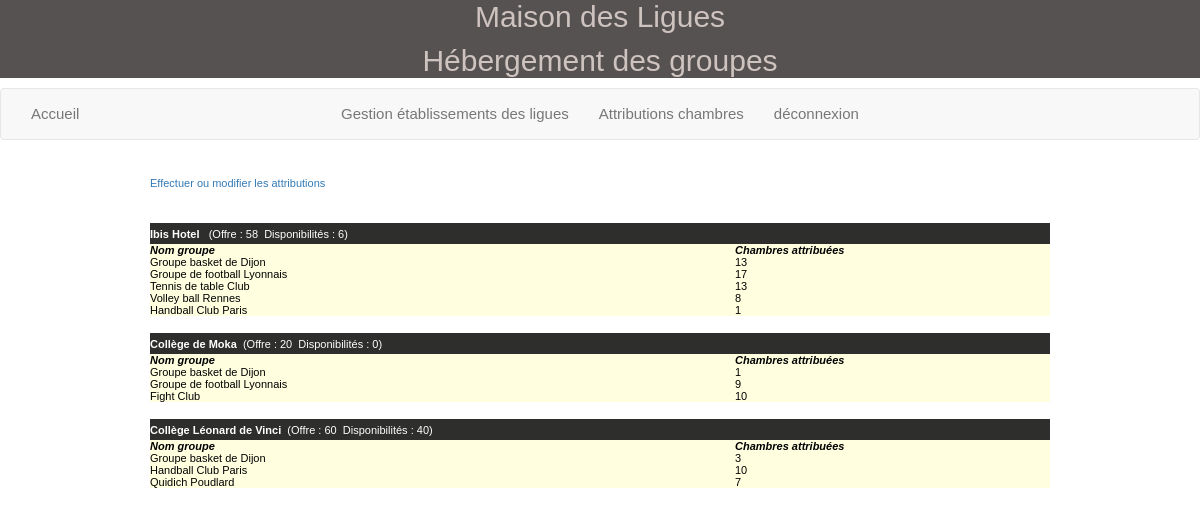
The app's page /consultationAttributions.php (signed in) with its own data.
### tables this page shows
CREATE TABLE IF NOT EXISTS `etablissement` (
  `id` char(8) NOT NULL,
  `nom` varchar(45) NOT NULL,
  `adresseRue` varchar(45) NOT NULL,
  `codePostal` char(5) NOT NULL,
  `ville` varchar(35) NOT NULL,
  `tel` varchar(13) NOT NULL,
  `adresseElectronique` varchar(70) DEFAULT NULL,
  `type` tinyint(4) NOT NULL,
  `civiliteResponsable` varchar(12) NOT NULL,
  `nomResponsable` varchar(25) NOT NULL,
  `prenomResponsable` varchar(25) DEFAULT NULL,
  `nombreChambresOffertes` int(11) DEFAULT NULL,
  `infosP` varchar(250) NOT NULL,
  PRIMARY KEY (`id`)
);

CREATE TABLE IF NOT EXISTS `groupe` (
  `id` char(4) NOT NULL,
  `nom` varchar(40) NOT NULL,
  `identiteResponsable` varchar(40) DEFAULT NULL,
  `adressePostale` varchar(120) DEFAULT NULL,
  `nombrePersonnes` int(11) NOT NULL,
  `nomPays` varchar(40) NOT NULL,
  `hebergement` char(1) NOT NULL,
  PRIMARY KEY (`id`)
);

CREATE TABLE IF NOT EXISTS `attribution` (
  `idEtab` char(8) NOT NULL,
  `idGroupe` char(4) NOT NULL,
  `nombreChambres` int(11) NOT NULL,
  PRIMARY KEY (`idEtab`,`idGroupe`),
  KEY `fk2_Attribution` (`idGroupe`)
);

### _gestionBase.inc.php (called while the page is built, shortened)
<?php
function obtenirReqEtablissementsAyantChambresAttribuées()
{
   $req="select distinct id, nom, nombreChambresOffertes from Etablissement,
         Attribution where id = idEtab order by id";
   return $req;
}
function obtenirNbEtabOffrantChambres($connexion)
{
   $req="select count(*) as nombreEtabOffrantChambres from Etablissement where
         nombreChambresOffertes!=0";
   $rsEtabOffrantChambres=$connexion->query($req);
   $lgEtabOffrantChambres=$rsEtabOffrantChambres->fetch(PDO::FETCH_ASSOC);
   return $lgEtabOffrantChambres["nombreEtabOffrantChambres"];
}
function obtenirNbOccup($connexion, $idEtab)
{
   $req="select IFNULL(sum(nombreChambres), 0) as totalChambresOccup from
        Attribution where idEtab='$idEtab'";
   $rsOccup=$connexion->query($req);
   $lgOccup = $rsOccup->fetch(PDO::FETCH_ASSOC);
   return $lgOccup["totalChambresOccup"];
}
function obtenirReqGroupesEtab($id)
{
   $req="select distinct id, nom from Groupe, Attribution where
        Attribution.idGroupe=Groupe.id and idEtab='$id'";
   return $req;
}
function obtenirNbOccupGroupe($connexion, $idEtab, $idGroupe)
{
   $req="select nombreChambres From Attribution where idEtab='$idEtab'
        and idGroupe='$idGroupe'";
   $rsAttribGroupe=$connexion->query($req);
   if ($lgAttribGroupe=$rsAttribGroupe->fetch(PDO::FETCH_ASSOC))
      return $lgAttribGroupe["nombreChambres"];
   else
      return 0;
}
?>

### consultationAttributions.php (the view, shortened to what this page needs)
<?php
include("_debut.inc.php");
include("_gestionBase.inc.php");
$connexion=connect();
if (empty($_SESSION['id']))
{
    header("location:index.php");
}
else
{
$nbEtab=obtenirNbEtabOffrantChambres($connexion);
if ($nbEtab!=0)
{
   echo "
   <div class='table-responsive'>
   <table width='75%' cellspacing='0' cellpadding='0' align='center'class='tabQuadrille'
   <tr><td>
   <a href='modificationAttributions.php?action=demanderModifAttrib'>
   Effectuer ou modifier les attributions</a></td></tr></table><br><br>";
   $req=obtenirReqEtablissementsAyantChambresAttribuées();
   $rsEtab=$connexion->query($req);
   $lgEtab= $rsEtab->fetch(PDO::FETCH_ASSOC);
   while($lgEtab!=FALSE)
   {
      $idEtab=$lgEtab['id'];
      $nomEtab=$lgEtab['nom'];
      echo "
      <table width='75%' cellspacing='0' cellpadding='0' align='center'
      class='tabQuadrille'>";
      $nbOffre=$lgEtab["nombreChambresOffertes"];
      $nbOccup=obtenirNbOccup($connexion, $idEtab);
      $nbChLib = $nbOffre - $nbOccup;
      echo "
      <tr class='enTeteTabQuad'>
         <td colspan='2' align='left'><strong>$nomEtab</strong>&nbsp;
         (Offre : $nbOffre&nbsp;&nbsp;Disponibilités : $nbChLib)
         </td>
      </tr>";
      echo "
      <tr class='ligneTabQuad'>
         <td width='65%' align='left'><i><strong>Nom groupe</strong></i></td>
         <td width='35%' align='left'><i><strong>Chambres attribuées</strong></i>
         </td>
      </tr>";
      $req=obtenirReqGroupesEtab($idEtab);
      $rsGroupe=$connexion->query($req);
      $lgGroupe=$rsGroupe->fetch(PDO::FETCH_ASSOC);
      while($lgGroupe!=FALSE)
      {
         $idGroupe=$lgGroupe['id'];
         $nomGroupe=$lgGroupe['nom'];
         echo "
         <tr class='ligneTabQuad'>
            <td width='65%' align='left'>$nomGroupe</td>";
         $nbOccupGroupe=obtenirNbOccupGroupe($connexion, $idEtab, $idGroupe);
         echo "
            <td width='35%' align='left'>$nbOccupGroupe</td>
         </tr>";
         $lgGroupe=$rsGroupe->fetch(PDO::FETCH_ASSOC);
      }
      echo "
      </table><br>";
      $lgEtab=$rsEtab->fetch(PDO::FETCH_ASSOC);
   }
}
}
?>

### _debut.inc.php (shortened to what this page needs)
<!DOCTYPE html>
<html lang="fr">
<head>
<link href="css/cssGeneral.css" rel="stylesheet" type="text/css">
<link rel="stylesheet" href="https://maxcdn.bootstrapcdn.com/bootstrap/3.4.0/css/bootstrap.min.css">
</head>
<body class="basePage">
   <div class=head>
      <p class="titre">Maison des Ligues <br>
      </p>
      <p class="sous_titre"> H&eacute;bergement des groupes</p>
   </div>
<nav class="navbar navbar-default" role="navigation">
    <div class="navbar-collapse collapse">
        <ul class="nav navbar-nav navbar-left">
            <li><a href="index.php">Accueil</a></li>
        </ul>
        <ul class="nav navbar-nav navbar-center">
            <li><a href="listeEtablissements.php">Gestion établissements des ligues</a></li>
            <li><a href="consultationAttributions.php">Attributions chambres</a></li>
            <?php
                echo"<li><a href='deconnexion.php'>déconnexion</a></li>";
            ?>
        </ul>
    </div>
</nav>
<br>

### css/cssGeneral.css (style rules this page uses)
.basePage { background-color:#ffffff; color:black; font:15px Arial, Helvetica, sans-serif; }
.head { background-color:#555251; color:#CEC3BF; font:30px Arial, Helvetica, sans-serif; text-align:center; }
td,tr { font:11px Arial, Helvetica, sans-serif; }
tr.enTeteTabQuad { height:21px; text-align:center; background-color: #2e2e2d; color: white; }
tr.ligneTabQuad { background-color:#FFFFE0; text-align:center; color:black; }
.navbar-nav.navbar-center { position: absolute; left: 50%; transform: translatex(-50%); }

### records on screen
etablissement: nom "Ibis Hotel", nombreChambresOffertes "58", nbChLib "6", id.nombreChambres "13", id.nombreChambres "17", id.nombreChambres "8", id.nombreChambres "1"
groupe: nom "Groupe basket de Dijon"
groupe: nom "Groupe de football Lyonnais"
groupe: nom "Tennis de table Club"
groupe: nom "Volley ball Rennes"
groupe: nom "Handball Club Paris"
etablissement: nom "Collège de Moka", nombreChambresOffertes "20", nbChLib "0", id.nombreChambres "1", id.nombreChambres "9", id.nombreChambres "10"
groupe: nom "Fight Club"
etablissement: nom "Collège Léonard de Vinci", nombreChambresOffertes "60", nbChLib "40", id.nombreChambres "3", id.nombreChambres "10", id.nombreChambres "7"
groupe: nom "Quidich Poudlard"
